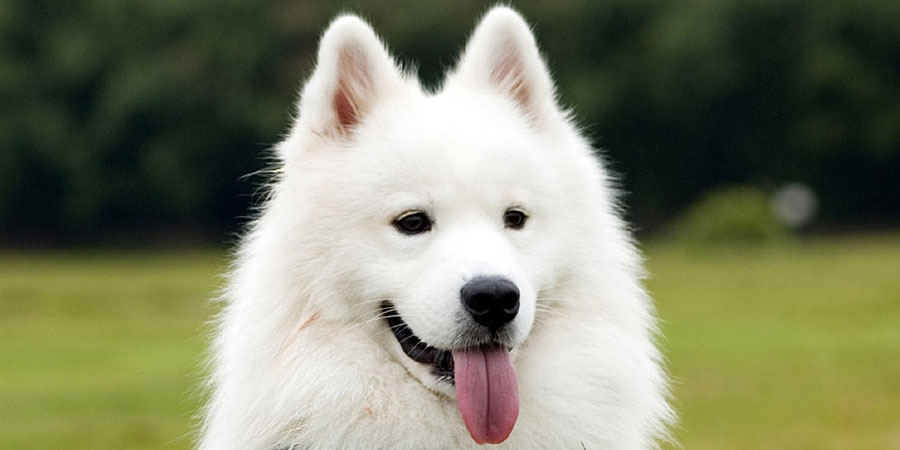
#> input picture LastTerm/BaiTap09/dog.jpg, 900 x 450 px
$ jupyter execute bai_tap_09.ipynb
#> lines starting #> are read from the running program, lines starting #| are printed output that depends on the picture
[cell 1]
import cv2
import numpy as np
from sklearn.cluster import KMeans

# ---- Đường dẫn ảnh ----
input_path = "dog.jpg"
output_path = "dog_kmeans_25.jpg"

# ---- Đọc ảnh ----
img = cv2.imread(input_path)
#> img is the input picture: shape (450, 900, 3); mean B, G, R 103.8, 129.1, 125.8
h, w, c = img.shape
#> h = 450; w = 900; c = 3
img_rgb = cv2.cvtColor(img, cv2.COLOR_BGR2RGB)

# ---- Chuyển dữ liệu ảnh sang dạng 2D ----
pixels = img_rgb.reshape((-1, 3))

# ---- Xác định số cụm (k) để nén ảnh còn khoảng 25% dung lượng ----
# Mẹo: số cụm ~25% số màu ban đầu không hiệu quả, ta dùng k ≈ 64 hoặc 32 tùy kích thước ảnh
k = 64  # thử 64 màu, có thể giảm xuống 32 nếu muốn nhỏ hơn nữa

# ---- Dùng KMeans ----
kmeans = KMeans(n_clusters=k, random_state=42)
kmeans.fit(pixels)

# ---- Lấy màu cụm và gán lại cho từng pixel ----
new_colors = kmeans.cluster_centers_.astype("uint8")
labels = kmeans.labels_
compressed_img = new_colors[labels].reshape((h, w, c))

# ---- Chuyển lại sang BGR để lưu ----
compressed_bgr = cv2.cvtColor(compressed_img, cv2.COLOR_RGB2BGR)
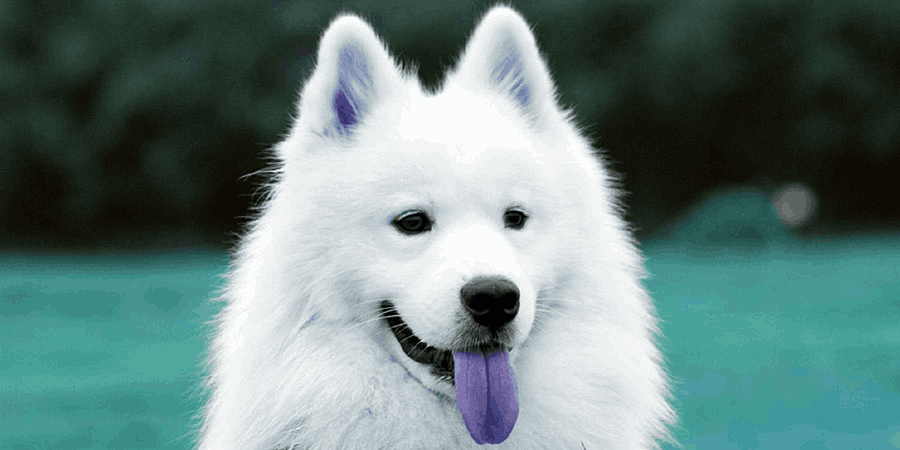
#> compressed_bgr: shape (450, 900, 3); mean R, G, B 103.3, 128.6, 125.3
cv2.imwrite(output_path, compressed_bgr)

print(f" Ảnh đã được nén bằng KMeans và lưu tại: {output_path}")
